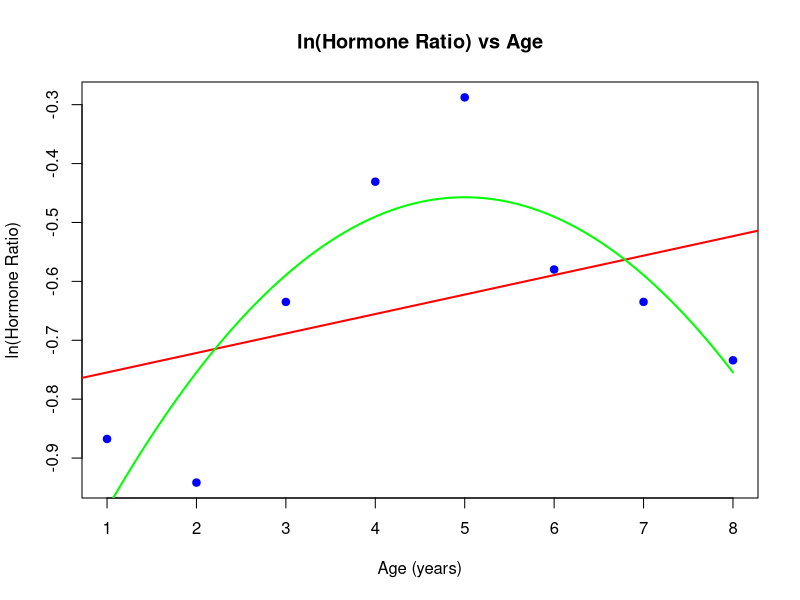

The R source for this figure:
setwd("C:/Users/hujw0/Desktop/学习资料/生物医学统计/homework5/")
library(ggplot2)


# Question 1
data1 = read.table("homework5-Q1.tsv", sep = '\t', header = TRUE)
rownames(data1) = data1$GeneID
data1 = data1[,-1]

# (1)
GAPDH_expr <- as.numeric(data1["GAPDH", ])
ACTB_expr  <- as.numeric(data1["ACTB", ])


# pearson
pearson_manual <- function(x, y) {
  n <- length(x)
  # 去除缺失值（若有）
  complete <- complete.cases(x, y)
  x <- x[complete]
  y <- y[complete]
  n <- length(x)
  mean_x <- mean(x)
  mean_y <- mean(y)
  # 计算分子（协方差）和分母（标准差乘积）
  num <- sum((x - mean_x) * (y - mean_y))
  denom <- sqrt(sum((x - mean_x)^2) * sum((y - mean_y)^2))
  r <- num / denom
  return(r)
}

pearson_r <- pearson_manual(GAPDH_expr, ACTB_expr)
print(paste("Pearson r =", round(pearson_r, 4)))


# spearman
spearman_manual <- function(x, y) {
  n <- length(x)
  complete <- complete.cases(x, y)
  x <- x[complete]
  y <- y[complete]
  n <- length(x)
  # 计算秩
  rank_x <- rank(x, ties.method = "average")
  rank_y <- rank(y, ties.method = "average")
  # 对秩计算 Pearson 相关系数
  mean_rank_x <- mean(rank_x)
  mean_rank_y <- mean(rank_y)
  num <- sum((rank_x - mean_rank_x) * (rank_y - mean_rank_y))
  denom <- sqrt(sum((rank_x - mean_rank_x)^2) * sum((rank_y - mean_rank_y)^2))
  
  rho <- num / denom
  return(rho)
}

spearman_rho <- spearman_manual(GAPDH_expr, ACTB_expr)
print(paste("Spearman rho =", round(spearman_rho, 4)))


# Question 2
age <- c(30, 35, 40, 45, 50, 55, 60, 65, 70, 75, 32, 37, 42, 47, 52, 57, 62, 67, 72, 77, 33, 43, 53, 63, 73)
sbp <- c(115, 122, 128, 132, 140, 148, 155, 160, 168, 175, 118, 124, 130, 135, 142, 150, 157, 162, 170, 178, 120, 131, 140, 151, 161)
bp <- data.frame(age, sbp)

# 线性拟合
model <- lm(sbp ~ age, data = bp)
summary(model)
# 回归函数
coef(model)
# 95% 置信区间
conf_int <- confint(model, "age", level = 0.95)
conf_int


# Question 3
data(mtcars)
# （1）构建模型
model <- lm(mpg ~ wt + hp, data = mtcars)
summary(model)
# （2）提取p value
coef_summary <- summary(model)$coefficients
p_wt <- coef_summary["wt", "Pr(>|t|)"]
p_hp <- coef_summary["hp", "Pr(>|t|)"]

cat("wt 系数的 p 值 =", p_wt, "\n")
cat("hp 系数的 p 值 =", p_hp, "\n")

# （3） 提取F检验p value
f_p_value <- summary(model)$fstatistic
p_value_f <- pf(f_p_value[1], f_p_value[2], f_p_value[3], lower.tail = FALSE)


# Question 4
Age <- c(1,2,3,4,5,6,7,8)
Hormone_Ratio <- c(0.42, 0.39, 0.53, 0.65, 0.75, 0.56, 0.53, 0.48)
# （1）
# 计算自然对数
ln_ratio <- log(Hormone_Ratio)
# 散点图
plot(Age, ln_ratio, 
     xlab = "Age (years)", ylab = "ln(Hormone Ratio)",
     main = "ln(Hormone Ratio) vs Age", pch = 19, col = "blue")

# （2）
model_linear <- lm(ln_ratio ~ Age)
summary(model_linear)
# 在原图上添加回归线
abline(model_linear, col = "red", lwd = 2)

# （3）
# 二次模型
Age2 <- Age^2
model_quad <- lm(ln_ratio ~ Age + Age2)
summary(model_quad)
# 绘制二次曲线（预测值连线）
Age_seq <- seq(min(Age), max(Age), length.out = 100)
pred_quad <- predict(model_quad, newdata = data.frame(Age = Age_seq, Age2 = Age_seq^2))
lines(Age_seq, pred_quad, col = "green", lwd = 2)
# 方差分析：比较线性模型与二次模型
anova(model_linear, model_quad)


# Question 5
library(MASS)
data(birthwt)
birthwt$race <- factor(birthwt$race, labels = c("white", "black", "other"))
birthwt$smoke <- factor(birthwt$smoke, labels = c("non-smoker", "smoker"))
birthwt$ht <- factor(birthwt$ht, labels = c("no", "yes"))
str(birthwt)

# a
# 完整模型
model_full <- glm(low ~ age + lwt + race + smoke + ht, 
                  data = birthwt, family = binomial)
summary(model_full)

# b
# 检验 race 整体的显著性
anova(model_full, test = "Chisq")
# 简化模型
model_reduced <- glm(low ~ lwt + smoke + ht, data = birthwt, family = binomial)
summary(model_reduced)

# c
anova(model_reduced, model_full, test = "Chisq")

# d
set.seed(320)

# 数据集共 189 行
n <- nrow(birthwt)
train_idx <- sample(1:n, size = 100, replace = FALSE)
train_data <- birthwt[train_idx, ]
test_data <- birthwt[-train_idx, ]

# 用所有变量 (age, lwt, race, smoke, ht) 拟合训练集模型
model_train <- glm(low ~ age + lwt + race + smoke + ht, 
                   data = train_data, family = binomial)

# 预测测试集概率
pred_prob <- predict(model_train, newdata = test_data, type = "response")
pred_class <- ifelse(pred_prob >= 0.5, 1, 0)

# 真实类别
true_class <- test_data$low

accuracy <- mean(pred_class == true_class)
cat("预测准确率 =", round(accuracy, 4), "\n")

# 也可输出混淆矩阵
table(pred_class, true_class)
